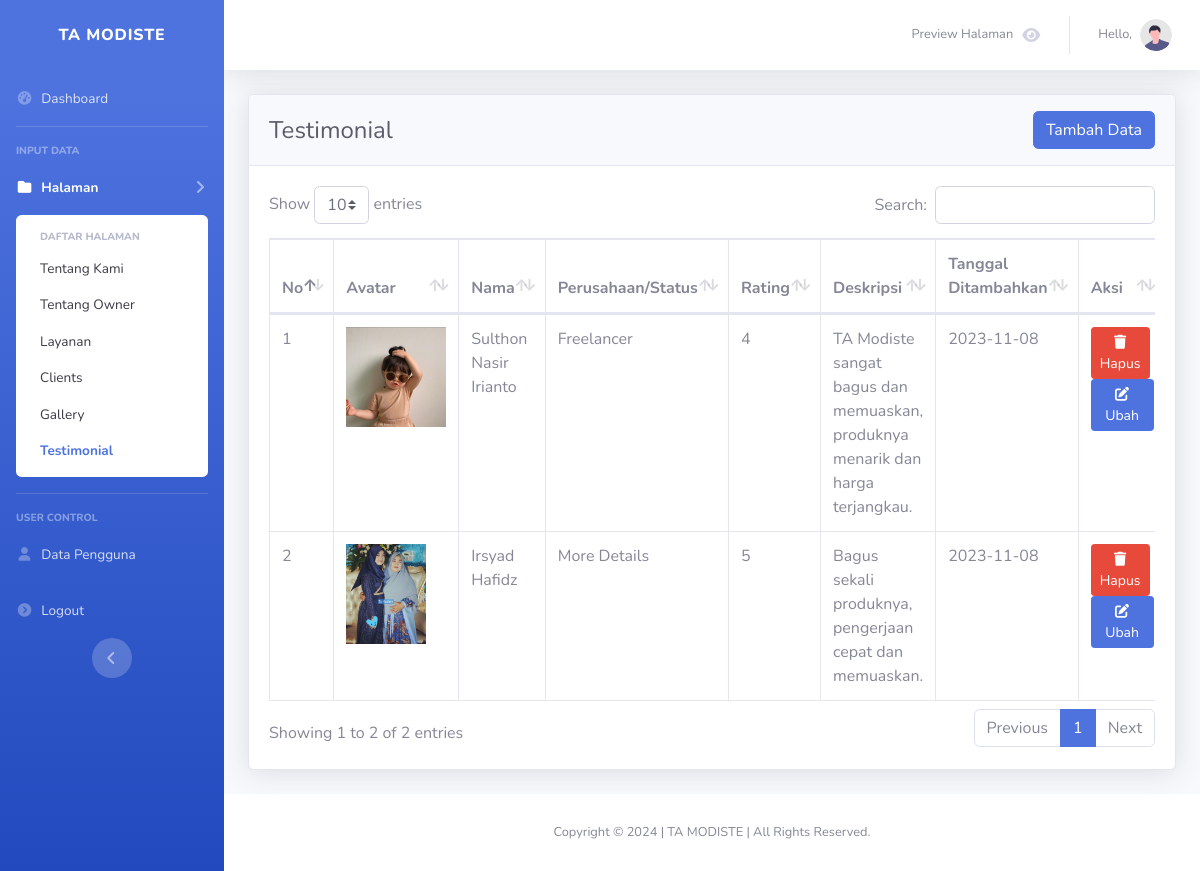
Page /index.php/admin/testimonial on the committed database.
### tables this page shows
CREATE TABLE `tb_testimonial` (
  `id` int NOT NULL,
  `nama` varchar(255) NOT NULL,
  `company` varchar(100) NOT NULL,
  `rating` int NOT NULL,
  `deskripsi` text NOT NULL,
  `avatar` varchar(255) NOT NULL,
  `date_created` date NOT NULL
);

### application/controllers/admin/Testimonial.php (called while the page is built, shortened)
<?php
class Testimonial extends CI_Controller
{
	public function index()
	{
		$data['testimonial'] = $this->profile_model->get_data('tb_testimonial')->result();
		$this->load->view('template_admin/header');
		$this->load->view('template_admin/sidebar');
		$this->load->view('admin/testimonial', $data);
		$this->load->view('template_admin/footer');
	}
}

### index.php (called while the page is built, shortened)
<?php
require_once BASEPATH.'core/CodeIgniter.php';

### application/models/Profile_model.php (called while the page is built, shortened)
<?php
class Profile_model extends CI_Model
{
	public function get_data($table)
	{
		return $this->db->get($table);
	}
}

### application/views/admin/testimonial.php (the view, shortened to what this page needs)
<div id="content-wrapper" class="d-flex flex-column">
    <div id="content">
        <nav class="navbar navbar-expand navbar-light bg-white topbar mb-4 static-top shadow">
            <ul class="navbar-nav ml-auto">
                <li class="nav-item dropdown no-arrow">
                    <a class="nav-link dropdown-toggle" href="<?= base_url('welcome') ?>" target="#">
                        <span class="mr-2 d-none d-lg-inline text-gray-600 small"> Preview Halaman</span>
                        <i class="fas fa-fw fa-eye"></i>
                    </a>
                </li>
                <li class="nav-item dropdown no-arrow">
                    <a class="nav-link dropdown-toggle" href="#" id="userDropdown" role="button" data-toggle="dropdown" aria-haspopup="true" aria-expanded="false">
                        <span class="mr-2 d-none d-lg-inline text-gray-600 small">Hello, <?php echo $this->session->userdata('nama_admin') ?></span>
                        <img class="img-profile rounded-circle" src="<?= base_url('assets/back-end/') ?>img/undraw_profile.svg">
                    </a>
                </li>
            </ul>
        </nav>
        <div class="container-fluid">
            <div class="card shadow mb-4">
                <div class="card-header py-3">
                    <div class="d-sm-flex align-items-center justify-content-between mb-0">
                        <h4 class="h4 mb-0 text-gray-800">Testimonial</h4>
                        <a class="btn btn-primary" type="button" href="<?= base_url('admin/testimonial/tambah_testimonial') ?>">Tambah Data</a>
                    </div>
                </div>
                <div class="card-body">
                    <div class="table-responsive">
                        <table class="table table-bordered" id="dataTable" width="100%" cellspacing="0">
                            <thead>
                                <tr>
                                    <th>No</th>
                                    <th>Avatar</th>
                                    <th>Nama</th>
                                    <th>Perusahaan/Status</th>
                                    <th>Rating</th>
                                    <th>Deskripsi
                                    <th>Tanggal Ditambahkan</th>
                                    </th>
                                    <th>Aksi</th>
                                </tr>
                            </thead>
                            <tbody>
                                <?php
                                $no = 1;
                                foreach ($testimonial as $testi) :
                                ?>
                                    <tr>
                                        <td><?php echo $no++ ?></td>
                                        <td>
                                            <img height="100px" src="<?php echo base_url() . 'assets/upload/' . $testi->avatar ?>">
                                        </td>
                                        <td><?php echo $testi->nama ?></td>
                                        <td><?php echo $testi->company ?></td>
                                        <td><?php echo $testi->rating ?></td>
                                        <td><?php echo $testi->deskripsi ?></td>
                                        <td><?php echo $testi->date_created ?></td>
                                        <td>
                                            <a href="<?php echo base_url('admin/testimonial/delete_testimonial/') . $testi->id ?>" class="btn btn-sm btn-danger mr-1"><i class="fas fa-trash"></i><span> Hapus</span></a>
                                            <a href="<?php echo base_url('admin/testimonial/update_testimonial/') . $testi->id ?>" class="btn btn-sm btn-primary"><i class="fas fa-edit"></i><span> Ubah</span></a>
                                        </td>
                                    </tr>
                                <?php endforeach; ?>
                            </tbody>
                        </table>
                    </div>
                </div>
            </div>
        </div>
    </div>

### rows in the picture
tb_testimonial: avatar (picture), nama "Sulthon Nasir Irianto", company "Freelancer", rating "4", deskripsi "TA Modiste sangat bagus dan memuaskan, produknya menarik dan harga terjangkau.", date_created "2023-11-08"
tb_testimonial: avatar (picture), nama "Irsyad Hafidz", company "More Details", rating "5", deskripsi "Bagus sekali produknya, pengerjaan cepat dan memuaskan.", date_created "2023-11-08"
